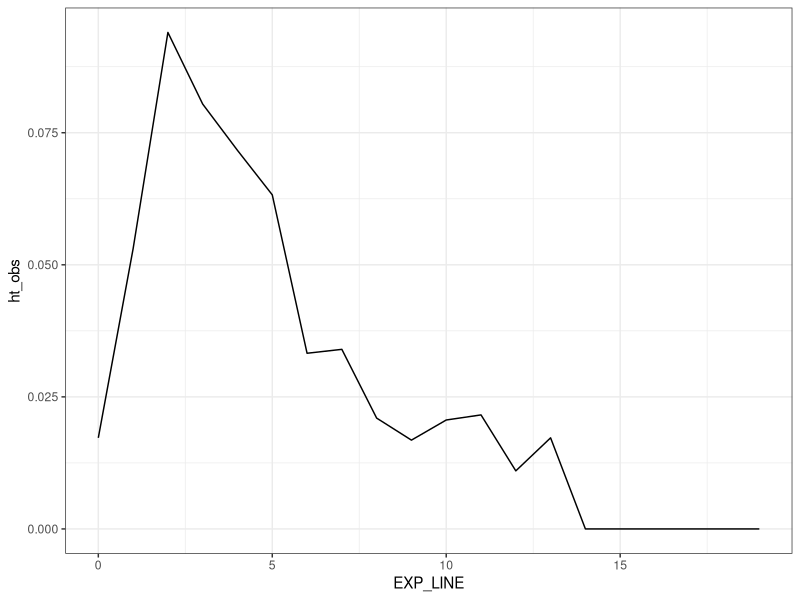
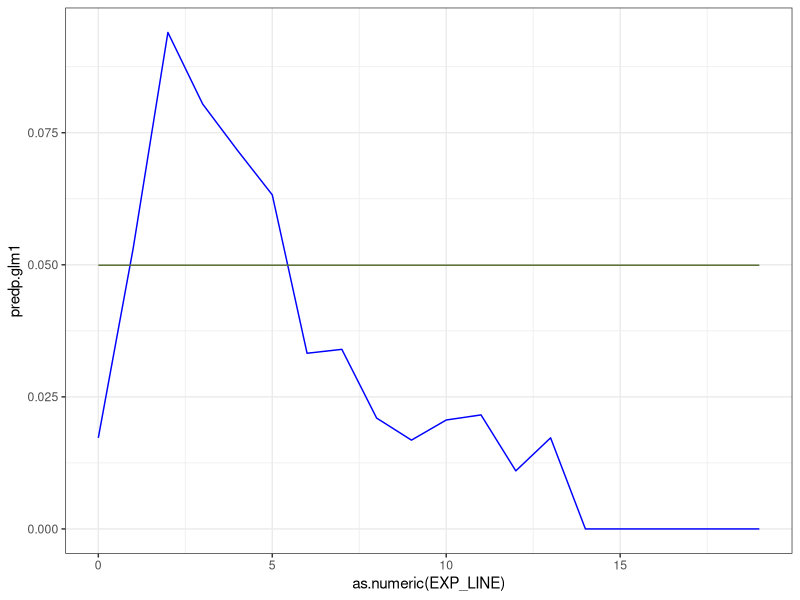
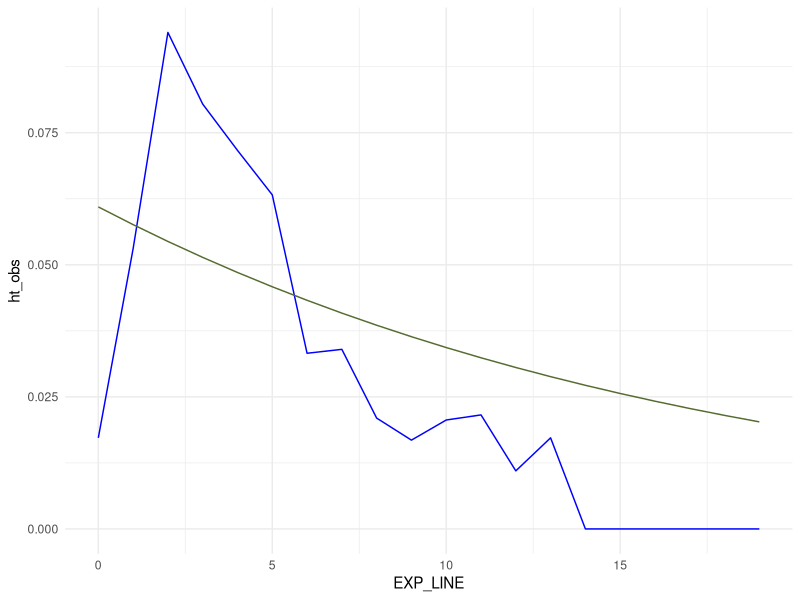
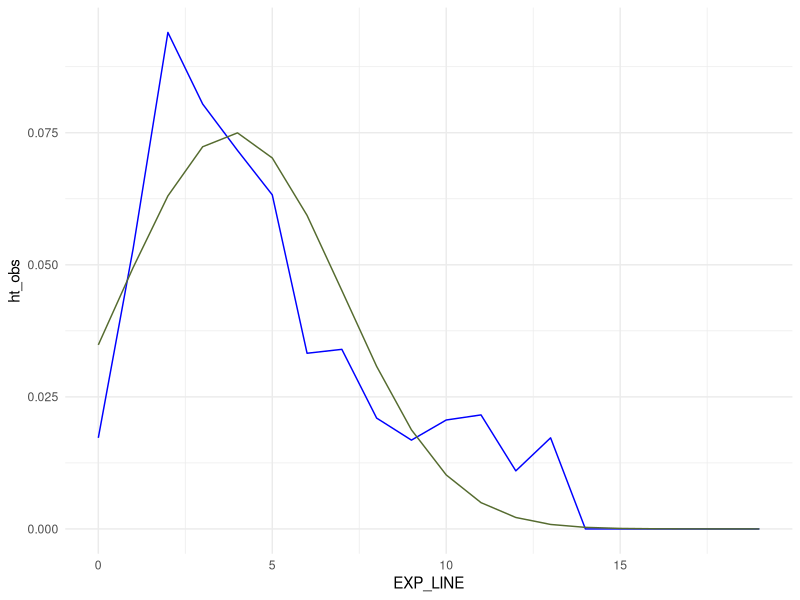
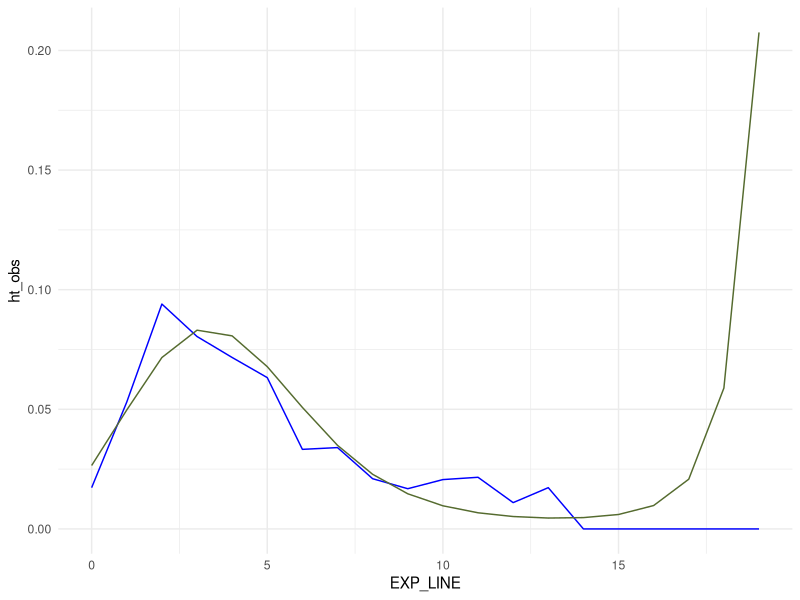
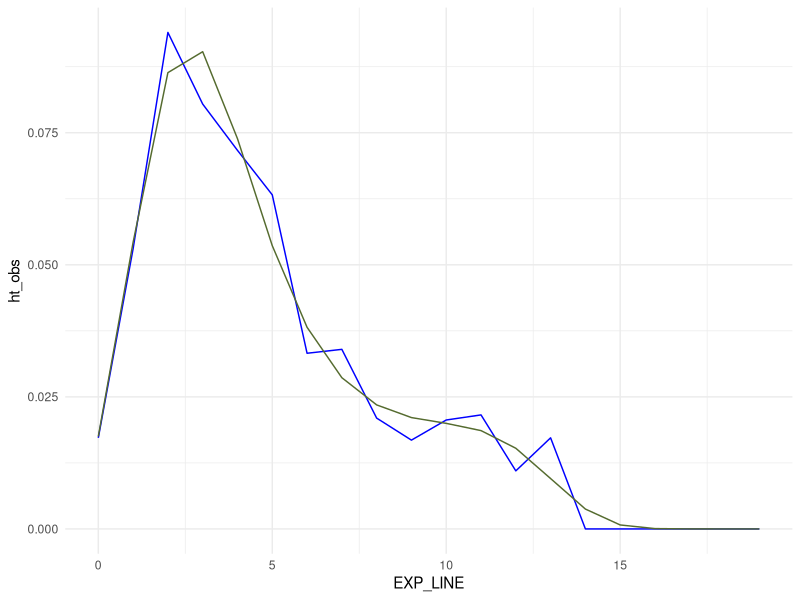
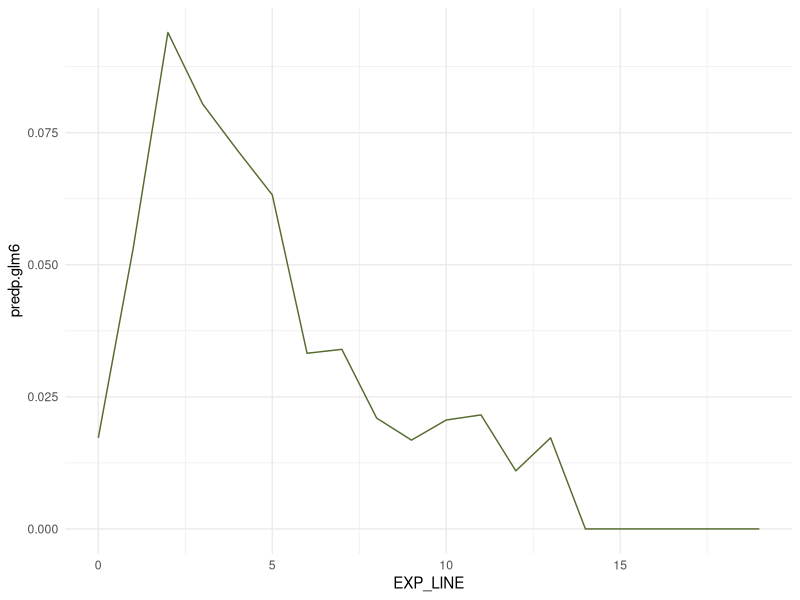

Here is the R script that generated these plots, in order: (Note: this script raises an error after producing the figures.)
#### libraries ####
library(haven)
library(survival)
library(ggplot2)
library(dplyr)
library(tidyr)
library(gmodels)
library(reshape2)


#### setup ####
setwd('/Users/aoikawahara/Library/CloudStorage/OneDrive-KULeuven/Leuven/04_Event History Analysis/Assignment/Workplace')
getwd()

data <- read_sav("FFS_ThirdBirthPPF_Assignment.sav")
CrossTable(data$EXP_LINE,data$BIRTH3)


#### 1a ####
# Excel file


#### 1b ####
data <- data %>%
  group_by(EXP_LINE) %>%
  mutate(ht_obs = mean(BIRTH3, na.rm = TRUE)) %>%
  ungroup()
ggplot(data, aes(EXP_LINE,ht_obs)) + geom_line() +  theme_bw()

data$oddsht_obs <- data$ht_obs/(1-data$ht_obs)
data$logitht_obs <- log(data$ht_obs/(1-data$ht_obs))


#### 1c #####
# Excel file


#### 2a ####
# constant specification
glm1 = glm(BIRTH3 ~ 1, data=data, family=binomial(link = "logit"))
summary(glm1)

data$predl.glm1 = predict.glm(glm1)
data$predo.glm1 = exp(data$predl.glm1)
data$predp.glm1 = data$predo.glm1/(1+data$predo.glm1)

ggplot(data, aes(as.numeric(EXP_LINE), predp.glm1)) +
  geom_line(aes(y = ht_obs, group = 1), color = "blue") +
  geom_line(aes(y = predp.glm1, group = 1), color = "darkolivegreen") +
  theme_bw()


# linear specification
glm2 = glm(BIRTH3 ~ 1 + EXP_LINE, data=data, family=binomial(link = "logit"))
summary(glm2)

data$predl.glm2 = predict.glm(glm2)
data$predo.glm2 = exp(data$predl.glm2)
data$predp.glm2 = data$predo.glm2/(1+data$predo.glm2)

ggplot(data, aes(x = EXP_LINE)) +
  geom_line(aes(y = ht_obs, group = 1), color = "blue") +
  geom_line(aes(y = predp.glm2, group = 1), color = "darkolivegreen") +
  theme_minimal()


# quadratic specification
glm3 = glm(BIRTH3 ~ 1 + EXP_LINE + EXP_QUAD, data=data, family=binomial(link = "logit"))
summary(glm3)

data$predl.glm3 = predict.glm(glm3)
data$predo.glm3 = exp(data$predl.glm3)
data$predp.glm3 = data$predo.glm3/(1+data$predo.glm3)

ggplot(data, aes(x = EXP_LINE)) +
  geom_line(aes(y = ht_obs, group = 1), color = "blue") +
  geom_line(aes(y = predp.glm3, group = 1), color = "darkolivegreen") +
  theme_minimal()


# cubic specification
data$EXP_CUBE <- as.numeric(data$EXP_LINE)^3

glm4 = glm(BIRTH3 ~ 1 + EXP_LINE + EXP_QUAD + EXP_CUBE, data=data, family=binomial(link = "logit"))
summary(glm4)

data$predl.glm4 = predict.glm(glm4)
data$predo.glm4 = exp(data$predl.glm4)
data$predp.glm4 = data$predo.glm4/(1+data$predo.glm4)

ggplot(data, aes(x = EXP_LINE)) +
  geom_line(aes(y = ht_obs, group = 1), color = "blue") +
  geom_line(aes(y = predp.glm4, group = 1), color = "darkolivegreen") +
  theme_minimal()


# 4th-order polynomial
data$EXP_4TH <- as.numeric(data$EXP_LINE)^4

glm5 = glm(BIRTH3 ~ 1 + EXP_LINE + EXP_QUAD + EXP_CUBE + EXP_4TH, data=data, family=binomial(link = "logit"))
summary(glm5)

data$predl.glm5 = predict.glm(glm5)
data$predo.glm5 = exp(data$predl.glm5)
data$predp.glm5 = data$predo.glm5/(1+data$predo.glm5)

ggplot(data, aes(x = EXP_LINE)) +
  geom_line(aes(y = ht_obs, group = 1), color = "blue") +
  geom_line(aes(y = predp.glm5, group = 1), color = "darkolivegreen") +
  theme_minimal()


# general specification
glm6 = glm(BIRTH3 ~ as.factor(EXP_LINE), data=data, family=binomial(link = "logit"))
summary(glm6)

data$predl.glm6 = predict.glm(glm6)
data$predo.glm6 = exp(data$predl.glm6)
data$predp.glm6 = data$predo.glm6/(1+data$predo.glm6)

ggplot(data, aes(x = EXP_LINE)) +
  geom_line(aes(y = predp.glm6, group = 1), color = "darkolivegreen") +
  theme_minimal()


# step function - 分岐点調整中
crosstab = table(data$EXP_LINE,data$EXP_CAT4)
print(crosstab)

glm7 = glm(BIRTH3 ~ 1 + t4 + as.factor(EXP_CAT4) , data=data, family=binomial(link = "logit"))
summary(glm7)

data$predl.glm7 = predict.glm(glm7)
data$predo.glm7 = exp(data$predl.glm7) 
data$predp.glm7 = data$predo.glm7/(1+data$predo.glm7)

ggplot(data, aes(x = EXP_LINE)) +
  geom_line(aes(y = ht_obs, group = 1), color = "blue") +  # Connected line for ht_obs
  geom_line(aes(y = predp.glm7, group = 1), color = "red") +   # Connected line for ht_cte
  theme_minimal()


# plot all the estimated models
ggplot(data, aes(as.numeric(EXP_LINE), predp.glm1)) + geom_line() + theme_bw() + 
  geom_line(aes(y = predp.glm2), color = "blue") + 
  geom_line(aes(y = predp.glm3), color = "red") + 
  geom_line(aes(y = predp.glm4), color = "darkolivegreen") +
  geom_line(aes(y = predp.glm5), color = "orange") + 
  geom_line(aes(y = predp.glm6), color = "black")


#### 2b ####
# constant
test_glm1glm6 <- anova(glm1,glm6, test = "LRT")
print(test_glm1glm6)

# linear
test_glm1glm2 <- anova(glm1,glm2, test = "LRT")
print(test_glm1glm2)

test_glm2glm6 <- anova(glm2,glm6, test = "LRT")
print(test_glm2glm6)

# quadratic
test_glm2glm3 <- anova(glm2,glm3, test = "LRT")
print(test_glm2glm3)

test_glm3glm6 <- anova(glm3,glm6, test = "LRT")
print(test_glm3glm6)

# cubic
test_glm3glm4 <- anova(glm3,glm4, test = "LRT")
print(test_glm3glm4)

test_glm4glm6 <- anova(glm4,glm6, test = "LRT")
print(test_glm4glm6)

# 4th order
test_glm4glm5 <- anova(glm4,glm5, test = "LRT")
print(test_glm4glm5)

test_glm5glm6 <- anova(glm5,glm6, test = "LRT")
print(test_glm5glm6)


#### 2c ####
table(data$AGEKID2, useNA="always")

# Calculate mean of BIRTH3 by exposure
data <- data %>%
  group_by(AGEKID2) %>%
  mutate(ht_agekid2 = mean(BIRTH3, na.rm = TRUE)) %>%
  ungroup()

ggplot(data, aes(AGEKID2,ht_agekid2)) +
  geom_line() +
  theme_bw()

data$a2 = data$AGEKID2^2
data$a3 = data$AGEKID2^3
data$a4 = data$AGEKID2^4


# 4th-order polynomial model
glm5age = glm(BIRTH3 ~ 1 + EXP_LINE + EXP_QUAD + EXP_CUBE + EXP_4TH + AGEKID2 + a2 + a3 + a4, data=data, family=binomial(link = "logit"))
summary(glm5age)

data$predl.glm5age = predict.glm(glm5age)
data$predo.glm5age = exp(data$predl.glm5age)
data$predp.glm5age = data$predo.glm5age/(1+data$predo.glm5age)

test_glm5glm5age <- anova(glm5,glm5age, test = "LRT")
print(test_glm5glm5age)

ggplot(data, aes(as.numeric(EXP_LINE), predp.glm5age, linetype=as.factor(AGEKID2))) +
  geom_line() +
  theme_bw()


#### 2d ####
data$ASTATUS4 <- factor(data$ASTATUS4,levels=c(1,2,3,4,5), 
                            labels=c("Education","Full-time employed","Part-time employed","Unemployed","Other"))

data.substatus <- subset(data, as.numeric(ASTATUS4) != "NA")
table(data.substatus$ASTATUS4, useNA="always")

glm5sta = glm(BIRTH3 ~ 1 + EXP_LINE + EXP_QUAD + EXP_CUBE + EXP_4TH + ASTATUS4 , data=data.substatus, family=binomial(link = "logit"))
summary(glm5sta)

data.substatus$predl.glm5sta = predict.glm(glm5sta)
data.substatus$predo.glm5sta = exp(data.substatus$predl.glm5sta)
data.substatus$predp.glm5sta = data.substatus$predo.glm5sta/(1+data.substatus$predo.glm5sta)

ggplot(data.substatus, aes(as.numeric(EXP_LINE), predp.glm5sta, linetype=as.factor(ASTATUS4))) +
  geom_line() +
  theme_bw()


# Since LRT assumes the people in the models are the same,
# the number of cases must be the same across the models.


# 4th-order polynomial specification with subset data
glm5sub = glm(BIRTH3 ~ 1 + EXP_LINE + EXP_QUAD + EXP_CUBE + EXP_4TH, data=data.substatus, family=binomial(link = "logit"))
summary(glm5sub)

test_glm5subglm5sta <- anova(glm5sub,glm5sta, test = "LRT")
print(test_glm5subglm5sta)

#### 2e ####
# model with both age and status
glm5netfull = glm(BIRTH3 ~ 1 + EXP_LINE + EXP_QUAD + EXP_CUBE + EXP_4TH +
                 AGEKID2 + a2 + a3 + a4 +
                 ASTATUS4,
               data=data.substatus, family=binomial(link = "logit"))
summary(glm5netfull)


# 4th-order polynomial specification with subset data only with age
glm5netage = glm(BIRTH3 ~ 1 + EXP_LINE + EXP_QUAD + EXP_CUBE + EXP_4TH +
                   AGEKID2 + a2 + a3 + a4,
                 data=data.substatus, family=binomial(link = "logit"))
summary(glm5netage)


# likelihood ratio test
test_glm5netfullglm5netage <- anova(glm5netage,glm5netfull, test = "LRT")
print(test_glm5netfullglm5netage)

test_glm5netfullglm5sta <- anova(glm5sta,glm5netfull, test = "LRT")
print(test_glm5netfullglm5sta)


#### 2f ####
glm5netfull$devres <- residuals(glm5netfull, "deviance")

plot(glm5netfull$devres,
     xlab = "Person-Period",
     ylab = "Deviance Residuals")

glm5netfull$ssdevres <- tapply(glm5netfull$devres^2, data.substatus$NR, sum)

plot(glm5netfull$ssdevres,
     xlab = "Identification Number",
     ylab = "Sum of Squared Residuals")


#### 2g ####
glm5netfull_cloglog = glm(BIRTH3 ~ 1 + EXP_LINE + EXP_QUAD + EXP_CUBE + EXP_4TH +
                    AGEKID2 + a2 + a3 + a4 +
                    ASTATUS4,
                  data=data.substatus, family=binomial(link = "cloglog"))
summary(glm5netfull_cloglog)
